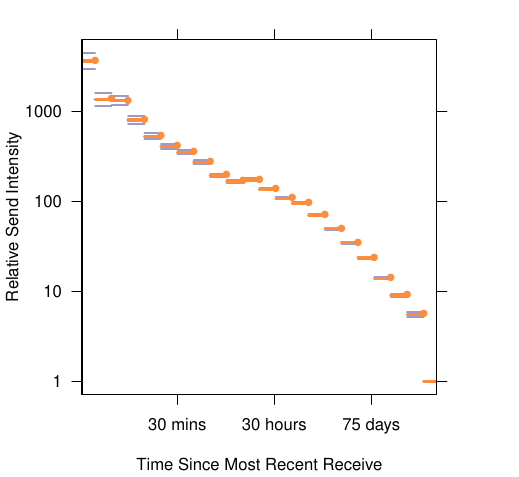

This figure's R source:
# figures/reciprocation-bc.R
# --------------------------

source("code/boot.R")


pdffile <- "figures/reciprocation-bc.pdf"
pdfout <- TRUE

# orange
color.points <- rgb(253, 141,  60, max = 255)

# purple
color.segments <- rgb(158, 154, 200, max = 255)

margin <- 0.82
padding <- margin/2

if (pdfout) {
    width.fig <- 4.15 * 1.25
    height.fig <- width.fig - margin + padding
    pdf(pdffile, width = width.fig, height = height.fig)
}

fin <- par()$fin
width = fin[1] - 2 * margin
height = fin[2] - margin - padding

par(las = 1)
par(plt = c(c(margin, margin + width)/fin[1],
            c(margin, margin + height)/fin[2]), new = FALSE)


sys.source("analysis/dynamic.R",
    dynamic <- new.env(parent = baseenv()))

intervals <- dynamic$intervals.recv
coefs <- with(dynamic,
              coefs[seq.int(from = length(intervals.send) + 1, 
                            length.out = length(intervals.recv))])
coefs.se <- with(dynamic,
                 coefs.se[seq.int(from = length(intervals.send) + 1, 
                                  length.out = length(intervals.recv))])

bias <- GetBias()
coefs <- coefs - bias$est[seq_along(coefs)]
coefs.se <- sqrt(coefs.se^2 + (bias$est.se[seq_along(coefs)])^2)

log.intervals = log(intervals)
plot(c(log.intervals, log.intervals, max(log.intervals)),
     c(coefs - coefs.se, coefs + coefs.se, 0),
     t = "n",
     axes = FALSE,
     xlab = "Time Since Most Recent Receive",
     ylab = "Relative Send Intensity")

# bar.width <- 0.1
# segments(log.intervals, coefs - coefs.se,
#          log.intervals, coefs + coefs.se,
#          col = color.segments, lwd = 2)
# segments(log.intervals - bar.width, coefs - coefs.se,
#          log.intervals + bar.width, coefs - coefs.se,
#          col = color.segments, lwd = 2)
# segments(log.intervals - bar.width, coefs + coefs.se,
#          log.intervals + bar.width, coefs + coefs.se,
#          col = color.segments, lwd = 2)

points(log.intervals, coefs - coefs.se, col = color.segments, pch = 16, cex=0)
points(log.intervals, coefs + coefs.se, col = color.segments, pch = 16, cex=0)
segments(c(par()$usr[1],log.intervals), c(coefs - coefs.se, 0),
         c(log.intervals, par()$usr[2]), c(coefs - coefs.se, 0),
         col = color.segments, lty = 1, lwd = 2)
segments(c(par()$usr[1],log.intervals), c(coefs + coefs.se, 0),
         c(log.intervals, par()$usr[2]), c(coefs + coefs.se, 0),
         col = color.segments, lty = 1, lwd = 2)



points(log.intervals, coefs, col = color.points, pch = 16, cex=1)
# lines(log.intervals, coefs, col = color.points)
segments(c(par()$usr[1],log.intervals), c(coefs, 0),
         c(log.intervals, par()$usr[2]), c(coefs, 0),
         col = color.points, lwd = 3)
         

xaxis.at = log(c(30, 30 * 60, 30 * 60 * 60, 75 * 24 * 60 * 60))
xaxis.labels = c("30 secs", "30 mins", "30 hours", "75 days")
axis(1, at = xaxis.at, labels = xaxis.labels)
axis(3, at = xaxis.at, labels = FALSE)

yaxis.at = log(c(1, 10, 100, 1000))
yaxis.labels = c("1", "10", "100", "1000")
axis(2, at = yaxis.at, labels = yaxis.labels)
axis(4, at = yaxis.at, labels = FALSE)

box()

if (pdfout) dev.off()
